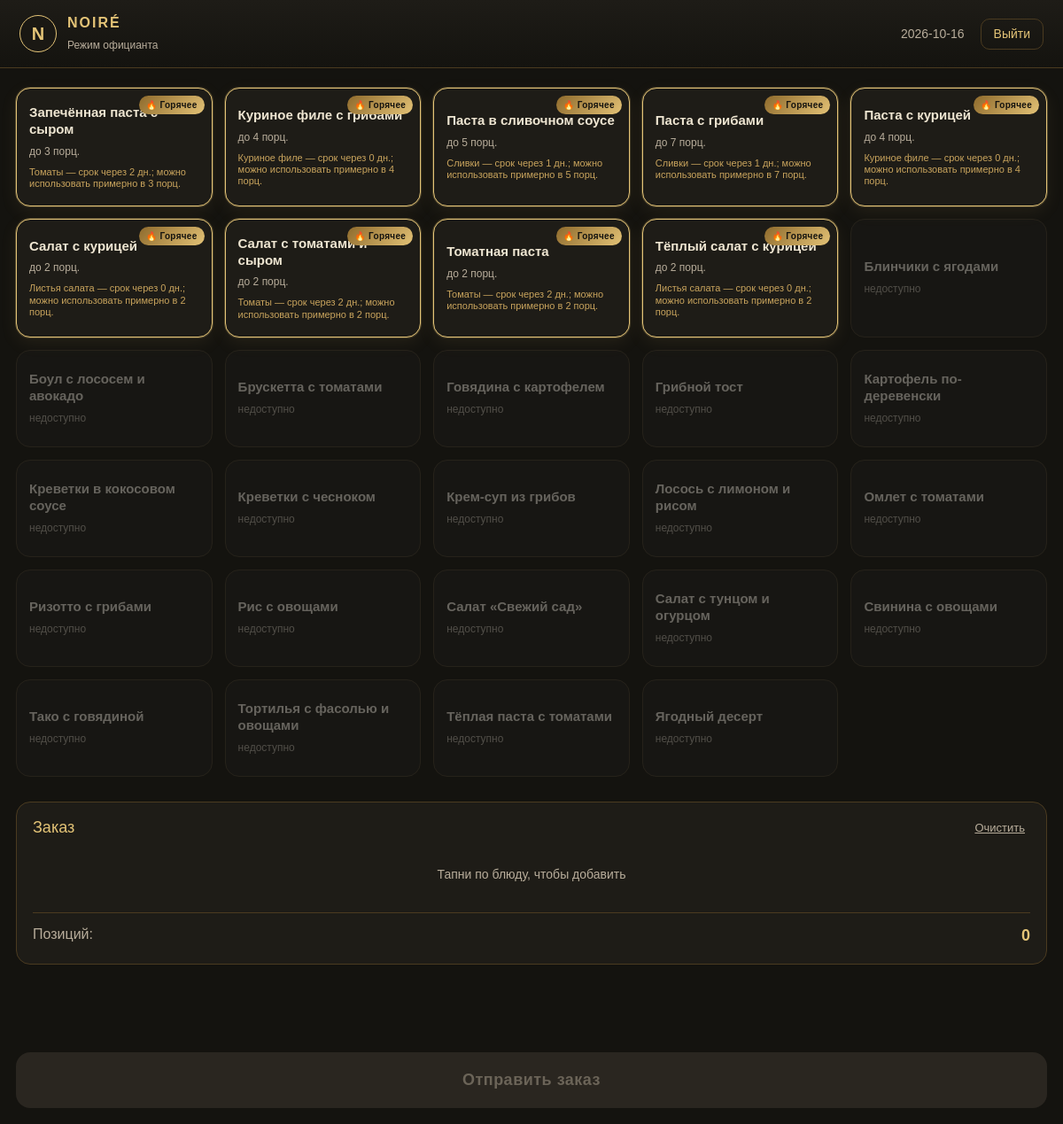
Screenshot of /waiter with the database file from the repository.
### tables this page shows
CREATE TABLE dishes (
            id INTEGER PRIMARY KEY AUTOINCREMENT,
            name TEXT NOT NULL UNIQUE,
            price REAL NOT NULL DEFAULT 0 CHECK(price >= 0),
            cost REAL NOT NULL DEFAULT 0 CHECK(cost >= 0)
        );

### app.py (the view, shortened to what this page needs)
@app.route("/waiter", methods=["GET", "POST"])
def waiter_page():
    with connect_db() as db:
        data = get_dashboard_data(db)
    hot_names = {h["name"] for h in data["hot"]}
    data["dishes"] = sorted(
        data["dishes"],
        key=lambda d: (d["name"] not in hot_names, d["name"]),
    )
    return render_template(
        "waiter.html",
        **data,
        hot_lookup={h["name"]: h for h in data["hot"]},
        today=date.today().isoformat(),
    )

### app.py (called while the page is built, shortened)
def connect_db() -> sqlite3.Connection:
    db = sqlite3.connect(DB_PATH)
    db.row_factory = sqlite3.Row
    db.execute("PRAGMA foreign_keys = ON")
    return db

def stock_by_product(db: sqlite3.Connection, as_of: date | None = None) -> dict[int, float]:
    as_of = as_of or date.today()
    rows = db.execute("SELECT product_id, SUM(remaining) AS total FROM batches WHERE expires_on >= ? GROUP BY product_id", (as_of.isoformat(),)).fetchall()
    return {r["product_id"]: float(r["total"] or 0) for r in rows}

def auto_write_off_expired() -> int:
    today = date.today().isoformat()
    count = 0
    with connect_db() as db:
        db.execute("BEGIN IMMEDIATE")
        expired = db.execute(
            "SELECT id,product_id,remaining FROM batches WHERE remaining>0 AND expires_on<? ORDER BY expires_on,id",
            (today,),
        ).fetchall()
        now = datetime.now().isoformat(timespec="seconds")
        db.commit()
    return count

@app.before_request
def run_expiry_automation():
    auto_write_off_expired()

### templates/waiter.html (shortened to what this page needs)
<!doctype html>
<html lang="ru">
<head>
  <link href="https://cdn.jsdelivr.net/npm/bootstrap@5.3.3/dist/css/bootstrap.min.css" rel="stylesheet">
  <link href="{{ url_for('static', filename='waiter.css', v='1') }}" rel="stylesheet">
</head>
<body class="waiter-page">
  <header class="waiter-topbar">
    <div class="waiter-brand">
      <span class="waiter-logo">N</span>
      <div>
        <b>NOIRÉ</b>
        <small>Режим официанта</small>
      </div>
    </div>
    <div class="waiter-topbar-right">
      <span class="waiter-date">{{ today }}</span>
      <a class="waiter-exit" href="{{ url_for('dashboard') }}">Выйти</a>
    </div>
  </header>
  <main class="waiter-main">
    <form method="post" action="{{ url_for('waiter_page') }}" id="waiterForm">
      <div class="waiter-grid">
        {% for d in dishes %}
          {% set is_hot = d.name in hot_lookup %}
          <button type="button"
                  class="waiter-dish {{ 'waiter-dish-hot' if is_hot else '' }} {{ 'waiter-dish-unavailable' if not d.available else '' }}"
                  data-id="{{ d.id }}"
                  data-name="{{ d.name }}"
                  data-portions="{{ d.portions }}"
                  {% if not d.available %}disabled{% endif %}>
            {% if is_hot %}
              <span class="waiter-hot-badge">🔥 Горячее</span>
            {% endif %}
            <strong class="waiter-dish-name">{{ d.name }}</strong>
            <small class="waiter-dish-meta">
              {% if d.available %}
                до {{ d.portions }} порц.
              {% else %}
                недоступно
              {% endif %}
            </small>
            {% if is_hot %}
              <small class="waiter-hot-reason">{{ hot_lookup[d.name].reason }}</small>
            {% endif %}
          </button>
        {% endfor %}
      </div>
      <section class="waiter-cart" id="waiterCart">
        <div class="waiter-cart-header">
          <h3>Заказ</h3>
          <button type="button" class="waiter-cart-clear" id="waiterClear">Очистить</button>
        </div>
        <div class="waiter-cart-empty" id="waiterCartEmpty">Тапни по блюду, чтобы добавить</div>
        <div class="waiter-cart-total">
          <span>Позиций:</span>
          <b id="waiterCartCount">0</b>
        </div>
      </section>
      <button type="submit" class="waiter-submit" id="waiterSubmit" disabled>
        Отправить заказ
      </button>
    </form>
  </main>
</body>
</html>

### static/waiter.css (style rules this page uses)
:root { --w-bg: #14130f; --w-panel: #1e1c17; --w-border: #4b3b20; --w-gold: #e4c477; --w-gold-soft: #c9a45d; --w-text: #efe6d2; --w-muted: #b8ad9b; --w-red: #b65d54; }
* { box-sizing: border-box; }
body.waiter-page { margin: 0; background: var(--w-bg); color: var(--w-text); font-family: 'DM Sans', Arial, sans-serif; min-height: 100vh; padding-bottom: 120px; }
.waiter-topbar { display: flex; justify-content: space-between; align-items: center; padding: 14px 22px; background: linear-gradient(180deg, #1e1c17, #14130f); border-bottom: 1px solid var(--w-border); position: sticky; top: 0; z-index: 20; }
.waiter-brand { display: flex; align-items: center; gap: 12px; }
.waiter-logo { width: 42px; height: 42px; display: grid; place-items: center; border-radius: 50%; border: 1px solid var(--w-gold); color: var(--w-gold); font-weight: 700; font-size: 20px; background: #1a1813; }
.waiter-brand b { display: block; color: var(--w-gold); letter-spacing: 2px; }
.waiter-brand small { color: var(--w-muted); font-size: 12px; }
.waiter-topbar-right { display: flex; align-items: center; gap: 18px; }
.waiter-date { color: var(--w-muted); font-size: 14px; }
.waiter-exit { color: var(--w-gold); text-decoration: none; border: 1px solid var(--w-border); padding: 6px 14px; border-radius: 10px; font-size: 14px; transition: .2s; }
.waiter-main { max-width: 1400px; margin: 0 auto; padding: 22px 18px 40px; }
.waiter-grid { display: grid; grid-template-columns: repeat(auto-fill, minmax(190px, 1fr)); gap: 14px; margin-bottom: 28px; }
.waiter-dish { position: relative; display: flex; flex-direction: column; justify-content: center; gap: 6px; padding: 18px 14px; min-height: 110px; border-radius: 16px; background: var(--w-panel); border: 1px solid var(--w-border); color: var(--w-text); text-align: left; cursor: pointer; transition: .15s; font: inherit; }
.waiter-dish:disabled { opacity: .38; cursor: not-allowed; filter: grayscale(.5); }
.waiter-dish-name { font-size: 15px; line-height: 1.25; }
.waiter-dish-meta { color: var(--w-muted); font-size: 12px; }
.waiter-dish-hot { border-color: var(--w-gold); box-shadow: 0 0 0 1px rgba(228,196,119,.25), 0 6px 20px rgba(228,196,119,.08); }
.waiter-hot-badge { position: absolute; top: 8px; right: 8px; background: linear-gradient(135deg, #8e6a2c, #e3c276); color: #14130f; font-size: 10px; font-weight: 700; padding: 3px 8px; border-radius: 20px; letter-spacing: .3px; }
.waiter-hot-reason { color: var(--w-gold-soft); font-size: 11px; line-height: 1.2; margin-top: 2px; }
.waiter-cart { background: var(--w-panel); border: 1px solid var(--w-border); border-radius: 16px; padding: 18px; margin-bottom: 20px; }
.waiter-cart-header { display: flex; justify-content: space-between; align-items: center; margin-bottom: 12px; }
.waiter-cart-header h3 { margin: 0; color: var(--w-gold); font-size: 18px; }
.waiter-cart-clear { background: none; border: none; color: var(--w-muted); font-size: 13px; cursor: pointer; text-decoration: underline; }
.waiter-cart-empty { color: var(--w-muted); text-align: center; padding: 20px 0; font-size: 14px; }
.waiter-cart-total { display: flex; justify-content: space-between; margin-top: 12px; padding-top: 12px; border-top: 1px solid var(--w-border); color: var(--w-muted); }
.waiter-cart-total b { color: var(--w-gold); font-size: 18px; }
.waiter-submit { position: fixed; left: 18px; right: 18px; bottom: 18px; max-width: 1364px; margin: 0 auto; padding: 18px; border: none; border-radius: 16px; background: linear-gradient(135deg, #8e6a2c, #e3c276); color: #14130f; font-size: 18px; font-weight: 700; letter-spacing: .5px; cursor: pointer; box-shadow: 0 8px 28px rgba(228,196,119,.25); transition: .2s; z-index: 30; }
.waiter-submit:disabled { background: #2a2620; color: #6b6458; box-shadow: none; cursor: not-allowed; }

### rows the page displays
dishes: shows "🔥 Горячее", name "Запечённая паста с сыром", portions "3", name "Томаты — срок через 2 дн.; можно использовать примерно в 3 порц."
dishes: shows "🔥 Горячее", name "Куриное филе с грибами", portions "4", name "Куриное филе — срок через 0 дн.; можно использовать примерно в 4 порц."
dishes: shows "🔥 Горячее", name "Паста в сливочном соусе", portions "5", name "Сливки — срок через 1 дн.; можно использовать примерно в 5 порц."
dishes: shows "🔥 Горячее", name "Паста с грибами", portions "7", name "Сливки — срок через 1 дн.; можно использовать примерно в 7 порц."
dishes: shows "🔥 Горячее", name "Паста с курицей", portions "4", name "Куриное филе — срок через 0 дн.; можно использовать примерно в 4 порц."
dishes: shows "🔥 Горячее", name "Салат с курицей", portions "2", name "Листья салата — срок через 0 дн.; можно использовать примерно в 2 порц."
dishes: shows "🔥 Горячее", name "Салат с томатами и сыром", portions "2", name "Томаты — срок через 2 дн.; можно использовать примерно в 2 порц."
dishes: shows "🔥 Горячее", name "Томатная паста", portions "2", name "Томаты — срок через 2 дн.; можно использовать примерно в 2 порц."
dishes: shows "🔥 Горячее", name "Тёплый салат с курицей", portions "2", name "Листья салата — срок через 0 дн.; можно использовать примерно в 2 порц."
dishes: name "Блинчики с ягодами", shows "недоступно"
dishes: name "Боул с лососем и авокадо", shows "недоступно"
dishes: name "Брускетта с томатами", shows "недоступно"
dishes: name "Говядина с картофелем", shows "недоступно"
dishes: name "Грибной тост", shows "недоступно"
dishes: name "Картофель по-деревенски", shows "недоступно"
dishes: name "Креветки в кокосовом соусе", shows "недоступно"
dishes: name "Креветки с чесноком", shows "недоступно"
dishes: name "Крем-суп из грибов", shows "недоступно"
dishes: name "Лосось с лимоном и рисом", shows "недоступно"
dishes: name "Омлет с томатами", shows "недоступно"
dishes: name "Ризотто с грибами", shows "недоступно"
dishes: name "Рис с овощами", shows "недоступно"
dishes: name "Салат «Свежий сад»", shows "недоступно"
dishes: name "Салат с тунцом и огурцом", shows "недоступно"
dishes: name "Свинина с овощами", shows "недоступно"
dishes: name "Тако с говядиной", shows "недоступно"
dishes: name "Тортилья с фасолью и овощами", shows "недоступно"
dishes: name "Тёплая паста с томатами", shows "недоступно"
dishes: name "Ягодный десерт", shows "недоступно"
